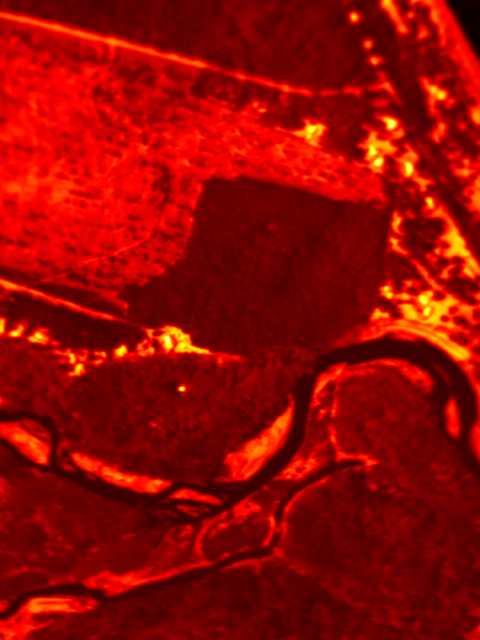
#> input picture book/out/airborne_ir_2.png, 480 x 640 px; its folder holds 7 pictures in this run
$ jupyter execute --allow-errors realignment.ipynb
#> lines starting #> are read from the running program, lines starting #| are printed output that depends on the picture
# Elwah River Offset Arial Photo Matching

## Introduction

The purpose of this project is to prepare RGB and IR images taken of the Elwah river in 2012 for more advanced CV processing like cold water refuge mapping. The dataset is made up of photos taken by an IR camera and an RGB camera. As such, the RGB images and IR images do not align. There is an additional quirk adding complexity: the RGB images overlap, as do the IR images.

The goal of this project is to develop a process for matching images taken from slightly different camera angles. We will be accomplishing that in this case by stitching together RGB images via feature detection, like a panorama. Then, these stitched images will be transformed and sliced to match their corresponding IR, which will be identified via special feature detection. The final product should be a dataset of unmodified IR images and their corresponding reconstructed RGB matches.

## Problem Statement

In order for more advanced processing such as classification tasks to take place, there is a need to know for any given pixel in any given image both the RGB and IR data at that point. Unfortunately, the IR images are not only misaligned with the RGB images, they are also at a different scale (and perhaps focal length?).

See figure 1.A on alignment below. In order to (roughly) match the IR image to the RGB image, the IR image had to be shrunken in order to map to the RGB data, despite the fact that the RBG and IR images seemingly have the same size of `640x480`.

<!-- <video width="320" autoplay loop muted>
  <source src="../img/alignment2.mp4" type="video/mp4">
  Figure 1.A
</video> -->

<br>

<br>

## Getting Started

[cell 1]
import numpy as np
import os.path
import scipy.io
import cv2
from PIL import Image as im
import matplotlib.pyplot as plt

[cell 2]
# We only use this running locally, since this data file is too big for Github.
airborne_data_path = "../data/AirborneData.mat"
# This allows the code to be runnable on Binder or Colab
# airborne_data_path = "../data/AirborneDataMini.mat"

# These files are smaller so we don't have to worry about them.
surfacetemp_data_path = "../data/SurfaceIRtemp.dat"
meta_data_path = "../data/InsituData.dat"

#> (the rest of this cell did not finish here and is left out)

Loading the massive `mat` file takes a while so we place it in its own code cell.

#> (a cell that did not finish here is left out)

Let's take a look at the keys.

#> (a cell that did not finish here is left out)

Looks like we have our images under 'imageRGB' and 'imageIR'.
Examining the format will help us figure out how to use the data.

#> (a cell that did not finish here is left out)

For some reason, the format the images are stored in seems to require us to index by the 3rd dimension.
The images are each 640x480 and 3 channel (RGB), and there are 406 in total.

[cell 6]
rgb_images = []
#> (the rest of this cell did not finish here and is left out)

#> (a cell that did not finish here is left out)

Hmm... for some reason these images are sideways compared to the RGB ones. Also, pillow has trouble with this grayscale format so we are going to have to save images with matplotlib.

[cell 8]
ir_images = []
#> (the rest of this cell did not finish here and is left out)

## Stitching

Let's do a quick test to figure out how we will stitch and align our RGB images before we perform the operation on the entire dataset. Since the misalignment factor is constant throughout the dataset (the IR and RGB cameras were on the same plane, just at different angles) the way the first RGB and IR images misalign will be identical to the way the hundreth do.

#> (a cell that did not finish here is left out)

Eyeballing it, here we can see that the 2nd infrared image aligns with the first and second RGB images. Given that the offset between IR and RGB images is constant (they were attached to the same plane, just at different angles), this means for any IR image `x` we match it with RGB images `x` and `x - 1`. This means we can match every IR image fully with the exception of the first IR image.

[cell 10]
im.open("../out/airborne_ir_2.png")

## Matching

Now, we have to figure out what kind of descriptors we are going to use to figure out the alignment of the IR and RGB images. For a dataset where it is not as immediately obvious which images overlap with which and eyeballing it isn't going to cut it, the application of keypoints and descriptors could be used to match the images, but we will only be using them to figure out how to crop the stitched RGB images.

[cell 11]
imrgb = cv2.imread('../out/stitch_1.png')[:,:,::-1] # opencv reads BGR so we use this notation to reverse the order
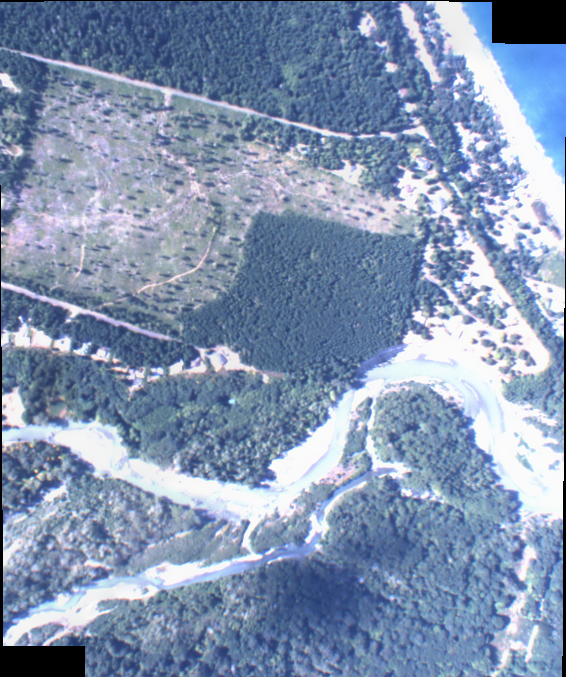
#> input picture book/out/stitch_1.png, 566 x 677 px
imir = cv2.imread('../out/airborne_ir_2.png', cv2.IMREAD_GRAYSCALE)
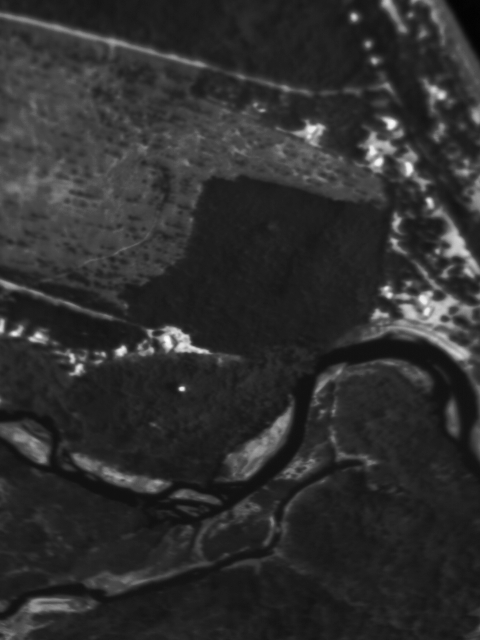
#> imir: shape (640, 480); min 2, max 255, mean 46.9

[cell 12]
# Initiate BRISK detector
brisk = cv2.BRISK_create()

# find the keypoints and descriptors with BRISK, no mask
kp1, des1 = brisk.detectAndCompute(imrgb, None)
#> kp1 = 7066 keypoints; strongest (x, y, size): (493, 41, 10.6), (492, 41, 15), (415, 176, 26.5), (272, 476, 30.5)
kp2, des2 = brisk.detectAndCompute(imir, None)
#> kp2 = 403 keypoints; strongest (x, y, size): (181, 388, 27.8), (122, 349, 29), (121, 351, 45), (429, 201, 29.8)
print(f"{len(kp1)} RGB keypoints, {len(kp2)} IR keypoints")
#| 7066 RGB keypoints, 403 IR keypoints

# create BFMatcher object
bf = cv2.BFMatcher(cv2.NORM_HAMMING, crossCheck=True)

# Match descriptors
matches = bf.match(des1, des2)
#> matches = 277 matches
print(len(matches), "matches found")
#| 277 matches found

# Sort them in the order of their distance
matches = sorted(matches, key = lambda x:x.distance)

vis = cv2.drawMatches(imrgb, kp1, imir, kp2, matches[:50], None, flags=cv2.DrawMatchesFlags_NOT_DRAW_SINGLE_POINTS)
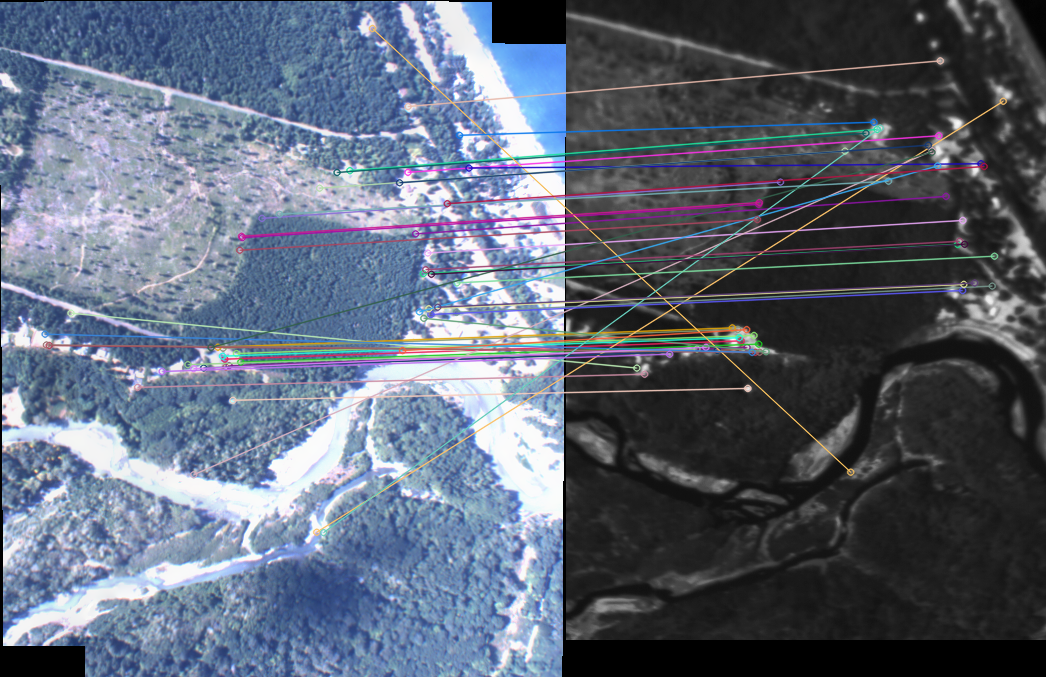
#> vis: shape (677, 1046, 3); mean R, G, B 92.6, 101.4, 117.4
plt.imshow(vis)
plt.show()

It seems ORB descriptors don't do a half bad job, however BRISK descriptors seem to very slightly outperform them here. This makes sense as BRISK has lower variance in response to photometric changes like illumination compared to ORB, which excels at geometric changes. According to [this](https://arxiv.org/ftp/arxiv/papers/2012/2012.04135.pdf) paper, KAZE and AKAZE should outperform BRISK for photometric changes.

[cell 13]
# Initiate AKAZE detector
akaze = cv2.AKAZE_create()

# find the keypoints and descriptors with BRISK
kp1, des1 = akaze.detectAndCompute(imrgb, None)
#> kp1 = 2300 keypoints; strongest (x, y, size): (390, 67, 8.1), (176, 368, 8.1), (74, 310, 8.1), (101, 353, 8.1)
kp2, des2 = akaze.detectAndCompute(imir, None)
#> kp2 = 385 keypoints; strongest (x, y, size): (121, 351, 8.1), (391, 123, 8.1), (311, 131, 16.1), (408, 169, 8.1)
print(f"{len(kp1)} RGB keypoints, {len(kp2)} IR keypoints")
#| 2300 RGB keypoints, 385 IR keypoints

# create BFMatcher object
bf = cv2.BFMatcher(cv2.NORM_HAMMING, crossCheck=True)

# Match descriptors
matches = bf.match(des1, des2)
#> matches = 211 matches
print(len(matches), "matches found")
#| 211 matches found

# Sort them in the order of their distance
matches = sorted(matches, key = lambda x:x.distance)

vis = cv2.drawMatches(imrgb, kp1, imir, kp2, matches[:50], None, flags=cv2.DrawMatchesFlags_NOT_DRAW_SINGLE_POINTS)
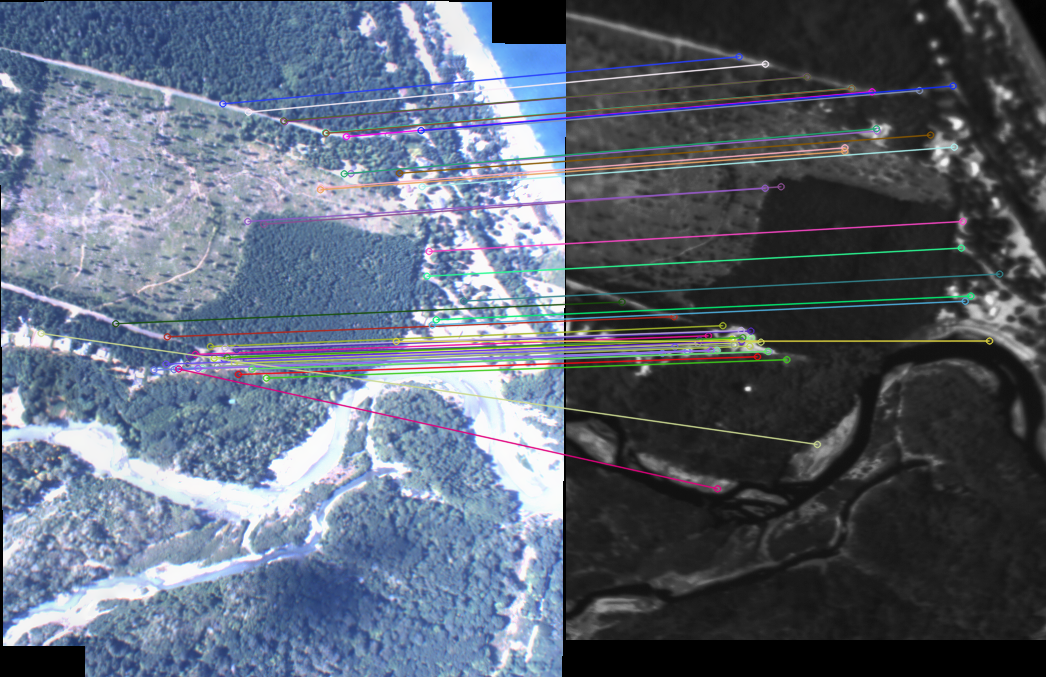
#> vis: shape (677, 1046, 3); mean R, G, B 92.2, 101.2, 116.5
plt.imshow(vis)
plt.show()

From this simple test, this seems to be the case, with AKAZE only having 2 erroneous matches in the top 50 best matches, compared to BRISK's 8 erroneous matches.

## Mapping

The way `BFMatcher` works is that it returns to us a list of `cv2.DMatch` objects. Each of these objects has a `queryIdx` and `trainIdx` attribute. These correspond to the index in kp1 and kp2 which the match represents, respectively. Therefore we can obtain the image coordinates of the matches with the following code.

[cell 14]
rgb_coords = []
ir_coords = []

for match in matches:
  rgb_kp_index = match.queryIdx
  ir_kp_index = match.trainIdx

  rgb_coords.append(kp1[rgb_kp_index].pt)
  ir_coords.append(kp2[ir_kp_index].pt)
#> this loop made 211 passes
#> (rgb_kp_index, ir_kp_index) on passes 1 to 3: (2263, 369), (1369, 280), (1375, 169)
#> after the loop, ir_coords = 211 pairs, first value 30.65 to 449.8, second value 41.68 to 608.9; rgb_coords = 211 pairs, first value 30.89 to 528.5, second value 38.5 to 643.2

Recall our images are 640x480, lets take a look what our points look like by ploting the coordinates for the first 15 matches. It should match the matches we have up above in the previous step.

[cell 15]
x_val = [pt[0] for pt in ir_coords[:50]]
#> x_val = 50 values, max 433.2 at index 6, min 55.51 at index 42, mean 231.1
y_val = [-pt[1] for pt in ir_coords[:50]] # negative because img coords start 0,0 at the top left with +y going down
#> y_val = 50 values, max -56.27 at index 46, min -488.2 at index 23, mean -261.3

plt.figure(figsize=(4.8, 6.4))
plt.scatter(x_val, y_val)
plt.xlim([0, 480])
plt.ylim([-640, 0])
plt.show()
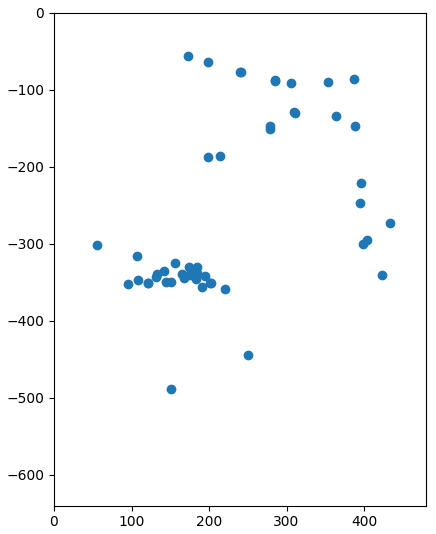
#> figure drawn by matplotlib, 1 panel
